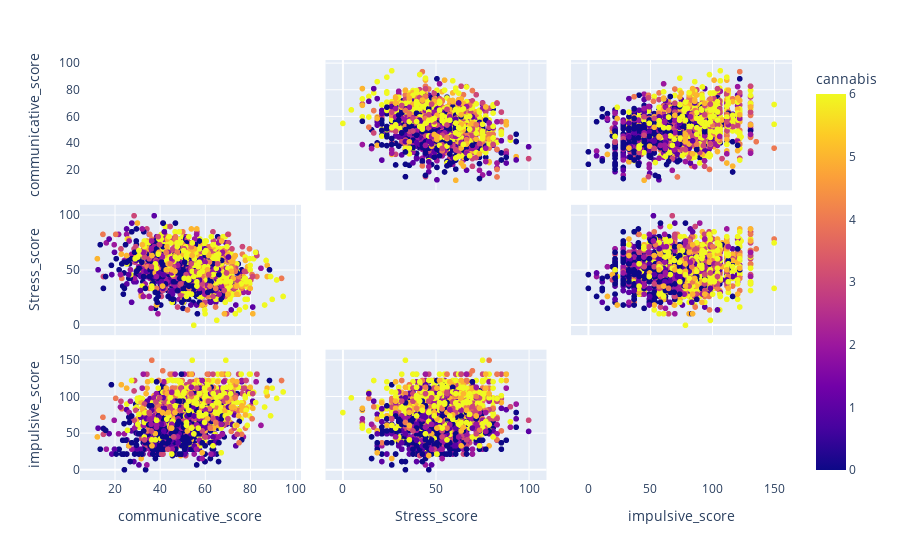

The notebook cell saved with this chart:
### Code cell
features = ['communicative_score','Stress_score','impulsive_score']
X['cannabis'] = Y['cannabis']

fig = px.scatter_matrix(
    X,
    dimensions= features,
    color = 'cannabis'
)
fig.update_traces(diagonal_visible=False)
fig.show()

### Figure 1 — Plotly figure (JSON) as saved in the notebook; plotly's stock layout.template omitted (floating-point values rounded to 4 significant figures; data arrays with more than 128 entries replaced by an {"elided": "..."} marker saying what was removed)
{"data": [{"diagonal": {"visible": false}, "dimensions": [{"axis": {"matches": true}, "label": "communicative_score", "values": {"elided": "1869 float values"}}, {"axis": {"matches": true}, "label": "Stress_score", "values": {"elided": "1869 float values"}}, {"axis": {"matches": true}, "label": "impulsive_score", "values": {"elided": "1869 float values"}}], "hovertemplate": "%{xaxis.title.text}=%{x}<br>%{yaxis.title.text}=%{y}<br>cannabis=%{marker.color}<extra></extra>", "legendgroup": "", "marker": {"color": {"elided": "1869 int values"}, "coloraxis": "coloraxis", "symbol": "circle"}, "name": "", "showlegend": false, "type": "splom"}], "layout": {"coloraxis": {"colorbar": {"title": {"text": "cannabis"}}, "colorscale": [[0, "#0d0887"], [0.1111, "#46039f"], [0.2222, "#7201a8"], [0.3333, "#9c179e"], [0.4444, "#bd3786"], [0.5556, "#d8576b"], [0.6667, "#ed7953"], [0.7778, "#fb9f3a"], [0.8889, "#fdca26"], [1, "#f0f921"]]}, "dragmode": "select", "legend": {"tracegroupgap": 0}, "margin": {"t": 60}}}
